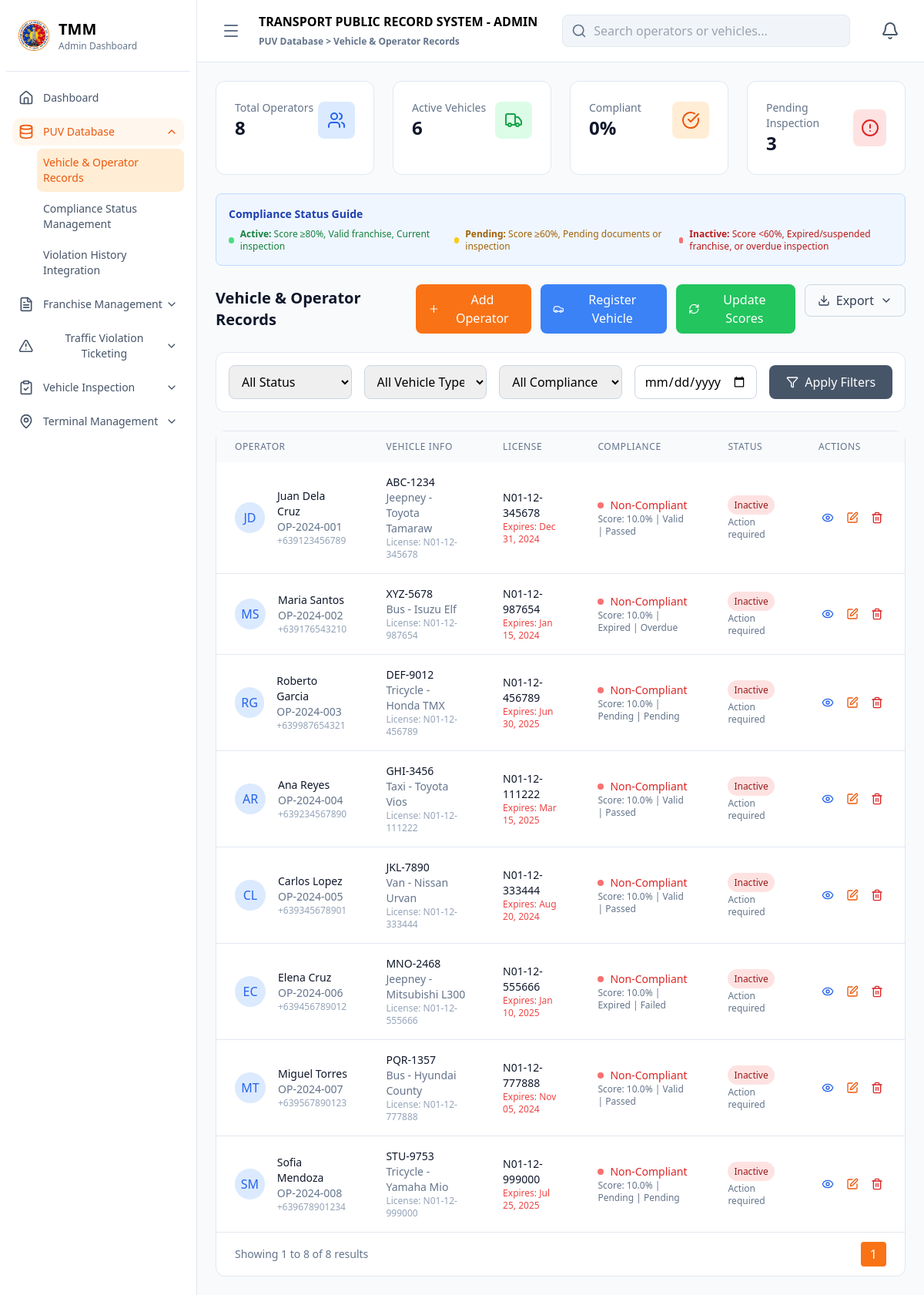
The page /administrator/puv_database/vehicle_and_operator_records/index.php on the database its author committed.
### tables this page shows
CREATE TABLE compliance_status (
    compliance_id VARCHAR(20) PRIMARY KEY,
    operator_id VARCHAR(20) NOT NULL,
    vehicle_id VARCHAR(20) NOT NULL,
    franchise_status ENUM('valid', 'expired', 'pending', 'revoked') DEFAULT 'pending',
    inspection_status ENUM('passed', 'failed', 'pending', 'overdue') DEFAULT 'pending',
    violation_count INT DEFAULT 0,
    last_inspection_date DATE,
    next_inspection_due DATE,
    compliance_score DECIMAL(3,2) DEFAULT 0.00,
    updated_at TIMESTAMP DEFAULT CURRENT_TIMESTAMP ON UPDATE CURRENT_TIMESTAMP,
    FOREIGN KEY (operator_id) REFERENCES operators(operator_id) ON DELETE CASCADE,
    FOREIGN KEY (vehicle_id) REFERENCES vehicles(vehicle_id) ON DELETE CASCADE
);

CREATE TABLE operators (
    operator_id VARCHAR(20) PRIMARY KEY,
    first_name VARCHAR(100) NOT NULL,
    last_name VARCHAR(100) NOT NULL,
    middle_name VARCHAR(100),
    address TEXT NOT NULL,
    contact_number VARCHAR(15) NOT NULL,
    email VARCHAR(100),
    license_number VARCHAR(50) NOT NULL UNIQUE,
    license_expiry DATE NOT NULL,
    date_registered TIMESTAMP DEFAULT CURRENT_TIMESTAMP,
    status ENUM('active', 'inactive', 'suspended') DEFAULT 'active'
);

CREATE TABLE vehicles (
    vehicle_id VARCHAR(20) PRIMARY KEY,
    operator_id VARCHAR(20) NOT NULL,
    plate_number VARCHAR(15) NOT NULL UNIQUE,
    vehicle_type ENUM('jeepney', 'bus', 'tricycle', 'taxi', 'van') NOT NULL,
    make VARCHAR(50) NOT NULL,
    model VARCHAR(50) NOT NULL,
    year_manufactured YEAR NOT NULL,
    engine_number VARCHAR(50) NOT NULL,
    chassis_number VARCHAR(50) NOT NULL,
    seating_capacity INT NOT NULL,
    date_registered TIMESTAMP DEFAULT CURRENT_TIMESTAMP,
    status ENUM('active', 'inactive', 'for_inspection', 'suspended') DEFAULT 'active',
    FOREIGN KEY (operator_id) REFERENCES operators(operator_id) ON DELETE CASCADE
);

### administrator/puv_database/vehicle_and_operator_records/index.php (the view, shortened to what the rows shown need)
<?php
require_once $_SERVER['DOCUMENT_ROOT'] . '/transport_and_mobility_management_system/config/database.php';
$database = new Database();
$conn = $database->getConnection();
$search = $_GET['search'] ?? '';
$status_filter = $_GET['status'] ?? '';
$vehicle_type_filter = $_GET['vehicle_type'] ?? '';
$page = max(1, $_GET['page'] ?? 1);
$limit = 10;
$offset = ($page - 1) * $limit;
if ($search || $status_filter || $vehicle_type_filter) {
    $operators = searchOperators($conn, $search, $status_filter, $vehicle_type_filter);
} else {
    $operators = getOperators($conn, $limit, $offset);
}
?>
<!DOCTYPE html>
<html lang="en">
<head>
    <script src="https://cdn.tailwindcss.com"></script>
    <link href="https://cdnjs.cloudflare.com/ajax/libs/lucide/0.263.1/lucide.min.css" rel="stylesheet">
</head>
<body class="bg-slate-50 dark:bg-slate-900">
    <div class="flex h-screen">
        <div id="sidebar" class="w-64 bg-white border-r border-slate-200 dark:bg-slate-900 dark:border-slate-700 transform transition-transform duration-300 ease-in-out translate-x-0">
            <div class="p-6">
                <div class="flex items-center space-x-3">
                    <div>
                        <h1 class="text-xl font-bold dark:text-white">TMM</h1>
                    </div>
                </div>
            </div>
        </div>
        <div class="flex-1 flex flex-col transition-all duration-300 ease-in-out">
            <div class="bg-white border-b border-slate-200 px-6 py-4 dark:bg-slate-800 dark:border-slate-700">
                <div class="flex items-center justify-between">
                    <div class="flex items-center space-x-4">
                        <div>
                            <h1 class="text-md font-bold dark:text-white">TRANSPORT PUBLIC RECORD SYSTEM - ADMIN</h1>
                        </div>
                    </div>
                </div>
            </div>
            <div class="flex-1 p-6 overflow-auto">
                <div class="flex justify-between items-center mb-6">
                    <h2 class="text-xl font-bold text-slate-900 dark:text-white">Vehicle & Operator Records</h2>
                </div>
                <div class="bg-white rounded-xl border border-slate-200 dark:bg-slate-800 dark:border-slate-700">
                    <div class="overflow-x-auto">
                        <table class="w-full">
                            <thead class="bg-slate-50 dark:bg-slate-700">
                                <tr>
                                    <th class="px-6 py-3 text-left text-xs font-medium text-slate-500 uppercase tracking-wider">Operator</th>
                                    <th class="px-6 py-3 text-left text-xs font-medium text-slate-500 uppercase tracking-wider">Vehicle Info</th>
                                    <th class="px-6 py-3 text-left text-xs font-medium text-slate-500 uppercase tracking-wider">License</th>
                                    <th class="px-6 py-3 text-left text-xs font-medium text-slate-500 uppercase tracking-wider">Compliance</th>
                                    <th class="px-6 py-3 text-left text-xs font-medium text-slate-500 uppercase tracking-wider">Status</th>
                                    <th class="px-6 py-3 text-left text-xs font-medium text-slate-500 uppercase tracking-wider">Actions</th>
                                </tr>
                            </thead>
                            <tbody class="divide-y divide-slate-200 dark:divide-slate-600">
                                <?php foreach ($operators as $operator): ?>
                                <tr class="hover:bg-slate-50 dark:hover:bg-slate-700">
                                    <td class="px-6 py-4">
                                        <div class="flex items-center">
                                            <div class="w-10 h-10 bg-blue-100 rounded-full flex items-center justify-center">
                                                <span class="text-blue-600 font-medium"><?php echo strtoupper(substr($operator['first_name'], 0, 1) . substr($operator['last_name'], 0, 1)); ?></span>
                                            </div>
                                            <div class="ml-4">
                                                <div class="text-sm font-medium text-slate-900 dark:text-white"><?php echo $operator['first_name'] . ' ' . $operator['last_name']; ?></div>
                                                <div class="text-sm text-slate-500"><?php echo $operator['operator_id']; ?></div>
                                                <div class="text-xs text-slate-400"><?php echo $operator['contact_number']; ?></div>
                                            </div>
                                        </div>
                                    </td>
                                    <td class="px-6 py-4">
                                        <div class="text-sm text-slate-900 dark:text-white"><?php echo $operator['plate_number'] ?? 'N/A'; ?></div>
                                        <div class="text-sm text-slate-500"><?php echo ucfirst($operator['vehicle_type'] ?? 'N/A') . ' - ' . ($operator['make'] ?? 'N/A') . ' ' . ($operator['model'] ?? 'N/A'); ?></div>
                                        <div class="text-xs text-slate-400">License: <?php echo $operator['license_number']; ?></div>
                                    </td>
                                    <td class="px-6 py-4">
                                        <div class="text-sm text-slate-900 dark:text-white"><?php echo $operator['license_number']; ?></div>
                                        <div class="text-xs <?php echo (strtotime($operator['license_expiry']) < time()) ? 'text-red-500' : 'text-slate-500'; ?>">Expires: <?php echo date('M d, Y', strtotime($operator['license_expiry'])); ?></div>
                                    </td>
                                    <td class="px-6 py-4">
                                        <?php
                                        $score = $operator['compliance_score'] ?? 0;
                                        $franchise_status = $operator['franchise_status'] ?? 'pending';
                                        $inspection_status = $operator['inspection_status'] ?? 'pending';
                                        $is_compliant = ($score >= 80 && $franchise_status == 'valid' && $inspection_status == 'passed');
                                        $is_pending = ($score >= 60 && ($franchise_status == 'pending' || $inspection_status == 'pending'));
                                        if ($is_compliant) {
                                            $comp_color = 'green';
                                            $comp_text = 'Compliant';
                                        } elseif ($is_pending) {
                                            $comp_color = 'yellow';
                                            $comp_text = 'Pending';
                                        } else {
                                            $comp_color = 'red';
                                            $comp_text = 'Non-Compliant';
                                        }
                                        ?>
                                        <div class="flex items-center">
                                            <div class="w-2 h-2 bg-<?php echo $comp_color; ?>-400 rounded-full mr-2"></div>
                                            <span class="text-sm text-<?php echo $comp_color; ?>-600"><?php echo $comp_text; ?></span>
                                        </div>
                                        <div class="text-xs text-slate-500">Score: <?php echo number_format($score, 1); ?>% | <?php echo ucfirst($franchise_status); ?> | <?php echo ucfirst($inspection_status); ?></div>
                                    </td>
                                    <td class="px-6 py-4">
                                        <?php
                                        $calculated_status = $is_compliant ? 'active' : ($is_pending ? 'pending' : 'inactive');
                                        $statusClass = $calculated_status == 'active' ? 'bg-green-100 text-green-800' :
                                                      ($calculated_status == 'pending' ? 'bg-yellow-100 text-yellow-800' : 'bg-red-100 text-red-800');
                                        ?>
                                        <span class="px-2 py-1 text-xs font-medium <?php echo $statusClass; ?> rounded-full"><?php echo ucfirst($calculated_status); ?></span>
                                        <div class="text-xs text-slate-500 mt-1">
                                            <?php if ($calculated_status == 'active'): ?>
                                                All requirements met
                                            <?php elseif ($calculated_status == 'pending'): ?>
                                                Pending compliance items
                                            <?php else: ?>
                                                Action required
                                            <?php endif; ?>
                                        </div>
                                    </td>
                                    <td class="px-6 py-4">
                                        <div class="flex space-x-2">
                                            <button onclick="openViewModal('<?php echo $operator['operator_id']; ?>')" class="p-1 text-blue-600 hover:bg-blue-100 rounded" title="View Details">
                                                <i data-lucide="eye" class="w-4 h-4"></i>
                                            </button>
                                            <button onclick="openEditModal('<?php echo $operator['operator_id']; ?>')" class="p-1 text-orange-600 hover:bg-orange-100 rounded" title="Edit">
                                                <i data-lucide="edit" class="w-4 h-4"></i>
                                            </button>
                                            <button onclick="deleteOperator('<?php echo $operator['operator_id']; ?>')" class="p-1 text-red-600 hover:bg-red-100 rounded" title="Delete">
                                                <i data-lucide="trash-2" class="w-4 h-4"></i>
                                            </button>
                                        </div>
                                    </td>
                                </tr>
                                <?php endforeach; ?>
                            </tbody>
                        </table>
                    </div>
                </div>
            </div>
        </div>
    </div>
</body>
</html>

### rows shown on the page
compliance_status: operator.last_name "JD", operator.first_name "Juan", operator.last_name "Dela Cruz", operator.operator_id "OP-2024-001", operator.contact_number "+639123456789", vehicle.plate_number "ABC-1234", vehicle.vehicle_type "Jeepney", vehicle.make "Toyota", vehicle.model "Tamaraw", operator.license_number "N01-12-345678", operator.license_expiry "Dec 31, 2024", compliance_score "Non-Compliant", compliance_score "10.0", franchise_status "Valid", inspection_status "Passed", compliance_score "Inactive", shows "Action required"
compliance_status: operator.last_name "MS", operator.first_name "Maria", operator.last_name "Santos", operator.operator_id "OP-2024-002", operator.contact_number "+639176543210", vehicle.plate_number "XYZ-5678", vehicle.vehicle_type "Bus", vehicle.make "Isuzu", vehicle.model "Elf", operator.license_number "N01-12-987654", operator.license_expiry "Jan 15, 2024", compliance_score "Non-Compliant", compliance_score "10.0", franchise_status "Expired", inspection_status "Overdue", compliance_score "Inactive", shows "Action required"
compliance_status: operator.last_name "RG", operator.first_name "Roberto", operator.last_name "Garcia", operator.operator_id "OP-2024-003", operator.contact_number "+639987654321", vehicle.plate_number "DEF-9012", vehicle.vehicle_type "Tricycle", vehicle.make "Honda", vehicle.model "TMX", operator.license_number "N01-12-456789", operator.license_expiry "Jun 30, 2025", compliance_score "Non-Compliant", compliance_score "10.0", franchise_status "Pending", inspection_status "Pending", compliance_score "Inactive", shows "Action required"
compliance_status: operator.last_name "AR", operator.first_name "Ana", operator.last_name "Reyes", operator.operator_id "OP-2024-004", operator.contact_number "+639234567890", vehicle.plate_number "GHI-3456", vehicle.vehicle_type "Taxi", vehicle.make "Toyota", vehicle.model "Vios", operator.license_number "N01-12-111222", operator.license_expiry "Mar 15, 2025", compliance_score "Non-Compliant", compliance_score "10.0", franchise_status "Valid", inspection_status "Passed", compliance_score "Inactive", shows "Action required"
compliance_status: operator.last_name "CL", operator.first_name "Carlos", operator.last_name "Lopez", operator.operator_id "OP-2024-005", operator.contact_number "+639345678901", vehicle.plate_number "JKL-7890", vehicle.vehicle_type "Van", vehicle.make "Nissan", vehicle.model "Urvan", operator.license_number "N01-12-333444", operator.license_expiry "Aug 20, 2024", compliance_score "Non-Compliant", compliance_score "10.0", franchise_status "Valid", inspection_status "Passed", compliance_score "Inactive", shows "Action required"
compliance_status: operator.last_name "EC", operator.first_name "Elena", operator.last_name "Cruz", operator.operator_id "OP-2024-006", operator.contact_number "+639456789012", vehicle.plate_number "MNO-2468", vehicle.vehicle_type "Jeepney", vehicle.make "Mitsubishi", vehicle.model "L300", operator.license_number "N01-12-555666", operator.license_expiry "Jan 10, 2025", compliance_score "Non-Compliant", compliance_score "10.0", franchise_status "Expired", inspection_status "Failed", compliance_score "Inactive", shows "Action required"
compliance_status: operator.last_name "MT", operator.first_name "Miguel", operator.last_name "Torres", operator.operator_id "OP-2024-007", operator.contact_number "+639567890123", vehicle.plate_number "PQR-1357", vehicle.vehicle_type "Bus", vehicle.make "Hyundai", vehicle.model "County", operator.license_number "N01-12-777888", operator.license_expiry "Nov 05, 2024", compliance_score "Non-Compliant", compliance_score "10.0", franchise_status "Valid", inspection_status "Passed", compliance_score "Inactive", shows "Action required"
compliance_status: operator.last_name "SM", operator.first_name "Sofia", operator.last_name "Mendoza", operator.operator_id "OP-2024-008", operator.contact_number "+639678901234", vehicle.plate_number "STU-9753", vehicle.vehicle_type "Tricycle", vehicle.make "Yamaha", vehicle.model "Mio", operator.license_number "N01-12-999000", operator.license_expiry "Jul 25, 2025", compliance_score "Non-Compliant", compliance_score "10.0", franchise_status "Pending", inspection_status "Pending", compliance_score "Inactive", shows "Action required"

### other values the page prints
$stats['total_operators'] "8"
$stats['active_vehicles'] "6"
$stats['compliance_rate'] "0"
$stats['pending_inspections'] "3"
$offset + 1 "1"
min($offset + $limit, $total_operators) "8"
$total_operators "8"
